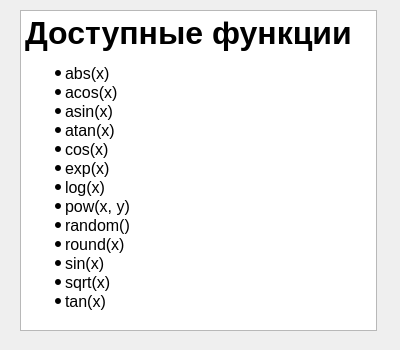
<?xml version="1.0" encoding="UTF-8"?>
<ui version="4.0">
 <class>Form</class>
 <widget class="QWidget" name="Form">
  <property name="geometry">
   <rect>
    <x>0</x>
    <y>0</y>
    <width>400</width>
    <height>350</height>
   </rect>
  </property>
  <property name="minimumSize">
   <size>
    <width>400</width>
    <height>350</height>
   </size>
  </property>
  <property name="maximumSize">
   <size>
    <width>400</width>
    <height>350</height>
   </size>
  </property>
  <property name="windowTitle">
   <string>Form</string>
  </property>
  <widget class="QTextEdit" name="textEdit">
   <property name="geometry">
    <rect>
     <x>20</x>
     <y>10</y>
     <width>357</width>
     <height>321</height>
    </rect>
   </property>
   <property name="readOnly">
    <bool>true</bool>
   </property>
   <property name="html">
    <string>&lt;!DOCTYPE HTML PUBLIC &quot;-//W3C//DTD HTML 4.0//EN&quot; &quot;http://www.w3.org/TR/REC-html40/strict.dtd&quot;&gt;
&lt;html&gt;&lt;head&gt;&lt;meta name=&quot;qrichtext&quot; content=&quot;1&quot; /&gt;&lt;style type=&quot;text/css&quot;&gt;
p, li { white-space: pre-wrap; }
&lt;/style&gt;&lt;/head&gt;&lt;body style=&quot; font-family:'Ubuntu'; font-size:12pt; font-weight:400; font-style:normal;&quot;&gt;
&lt;p style=&quot; margin-top:0px; margin-bottom:0px; margin-left:0px; margin-right:0px; -qt-block-indent:0; text-indent:0px;&quot;&gt;&lt;span style=&quot; font-size:24pt; font-weight:600;&quot;&gt;Доступные функции&lt;/span&gt;&lt;/p&gt;
&lt;ul style=&quot;margin-top: 0px; margin-bottom: 0px; margin-left: 0px; margin-right: 0px; -qt-list-indent: 1;&quot;&gt;&lt;li style=&quot; margin-top:12px; margin-bottom:0px; margin-left:0px; margin-right:0px; -qt-block-indent:0; text-indent:0px;&quot;&gt;abs(x)&lt;/li&gt;
&lt;li style=&quot; margin-top:0px; margin-bottom:0px; margin-left:0px; margin-right:0px; -qt-block-indent:0; text-indent:0px;&quot;&gt;acos(x)&lt;/li&gt;
&lt;li style=&quot; margin-top:0px; margin-bottom:0px; margin-left:0px; margin-right:0px; -qt-block-indent:0; text-indent:0px;&quot;&gt;asin(x)&lt;/li&gt;
&lt;li style=&quot; margin-top:0px; margin-bottom:0px; margin-left:0px; margin-right:0px; -qt-block-indent:0; text-indent:0px;&quot;&gt;atan(x)&lt;/li&gt;
&lt;li style=&quot; margin-top:0px; margin-bottom:0px; margin-left:0px; margin-right:0px; -qt-block-indent:0; text-indent:0px;&quot;&gt;cos(x)&lt;/li&gt;
&lt;li style=&quot; margin-top:0px; margin-bottom:0px; margin-left:0px; margin-right:0px; -qt-block-indent:0; text-indent:0px;&quot;&gt;exp(x)&lt;/li&gt;
&lt;li style=&quot; margin-top:0px; margin-bottom:0px; margin-left:0px; margin-right:0px; -qt-block-indent:0; text-indent:0px;&quot;&gt;log(x)&lt;/li&gt;
&lt;li style=&quot; margin-top:0px; margin-bottom:0px; margin-left:0px; margin-right:0px; -qt-block-indent:0; text-indent:0px;&quot;&gt;pow(x, y)&lt;/li&gt;
&lt;li style=&quot; margin-top:0px; margin-bottom:0px; margin-left:0px; margin-right:0px; -qt-block-indent:0; text-indent:0px;&quot;&gt;random()&lt;/li&gt;
&lt;li style=&quot; margin-top:0px; margin-bottom:0px; margin-left:0px; margin-right:0px; -qt-block-indent:0; text-indent:0px;&quot;&gt;round(x)&lt;/li&gt;
&lt;li style=&quot; margin-top:0px; margin-bottom:0px; margin-left:0px; margin-right:0px; -qt-block-indent:0; text-indent:0px;&quot;&gt;sin(x)&lt;/li&gt;
&lt;li style=&quot; margin-top:0px; margin-bottom:0px; margin-left:0px; margin-right:0px; -qt-block-indent:0; text-indent:0px;&quot;&gt;sqrt(x)&lt;/li&gt;
&lt;li style=&quot; margin-top:0px; margin-bottom:12px; margin-left:0px; margin-right:0px; -qt-block-indent:0; text-indent:0px;&quot;&gt;tan(x)&lt;/li&gt;&lt;/ul&gt;&lt;/body&gt;&lt;/html&gt;</string>
   </property>
  </widget>
 </widget>
 <resources/>
 <connections/>
</ui>
